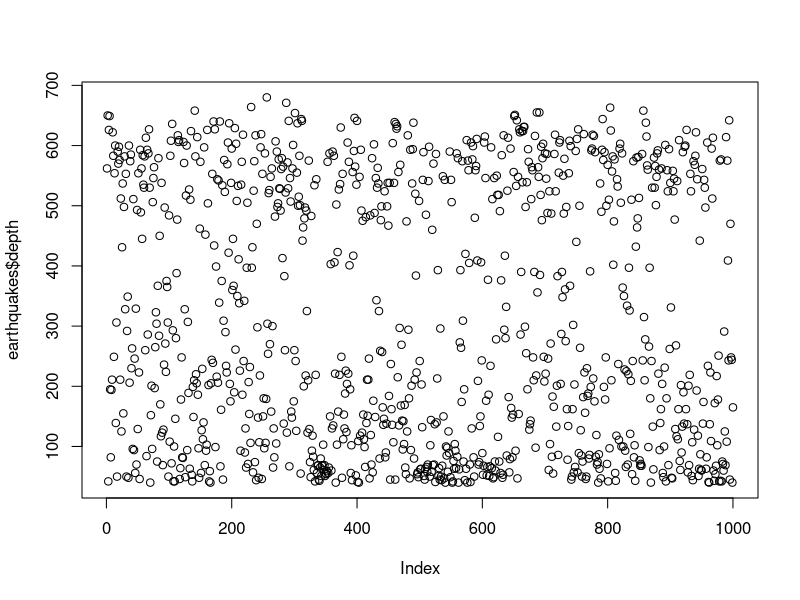
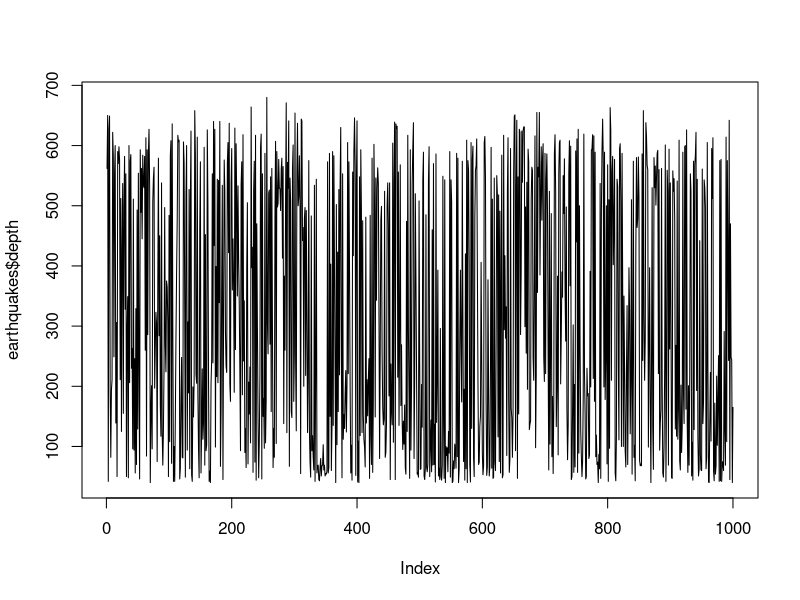
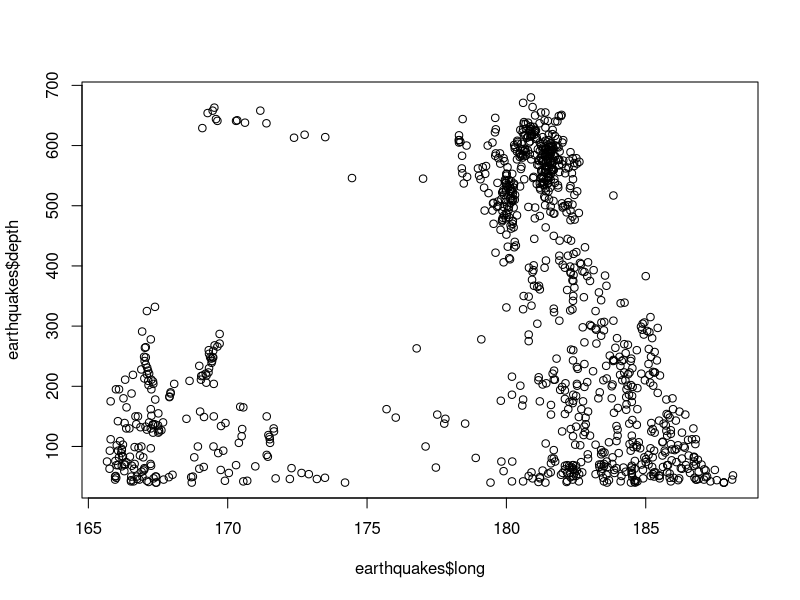
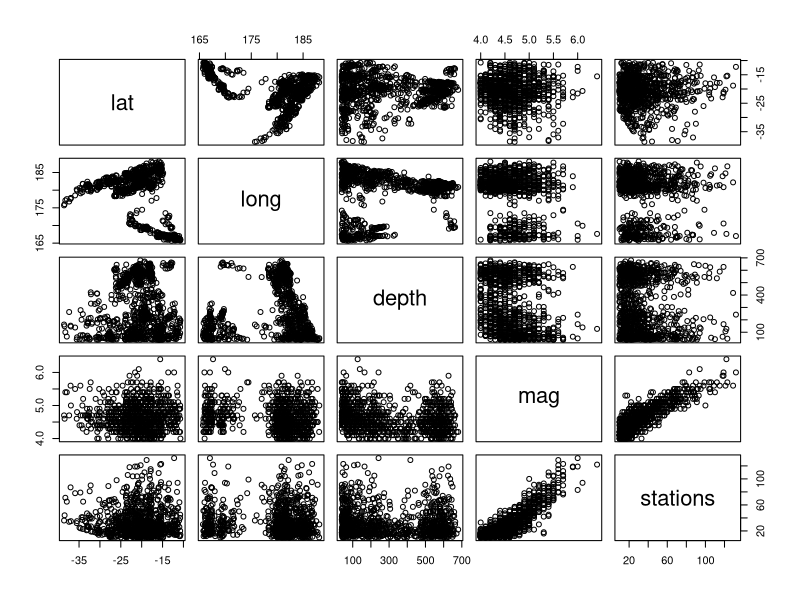
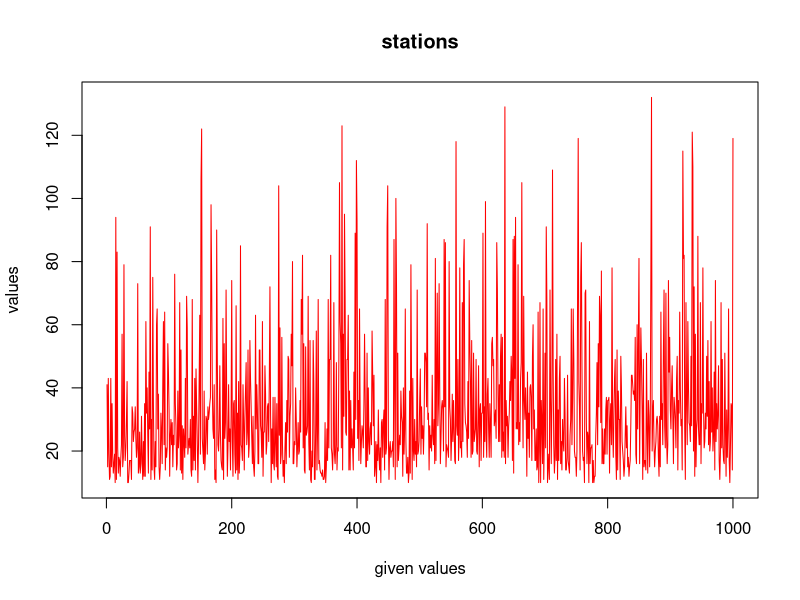
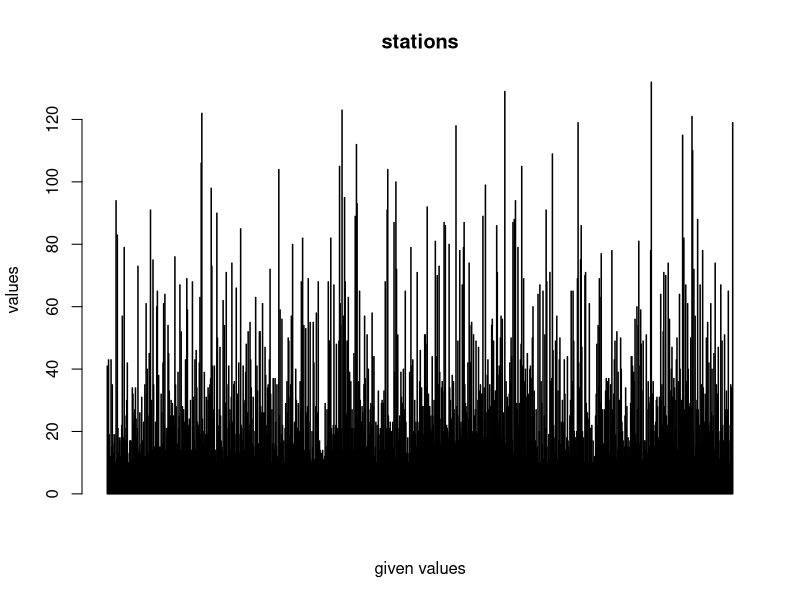
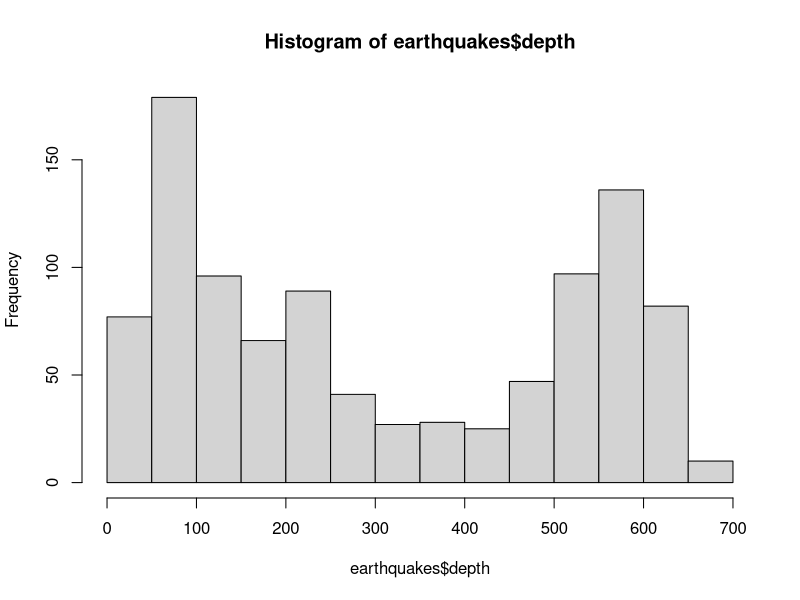
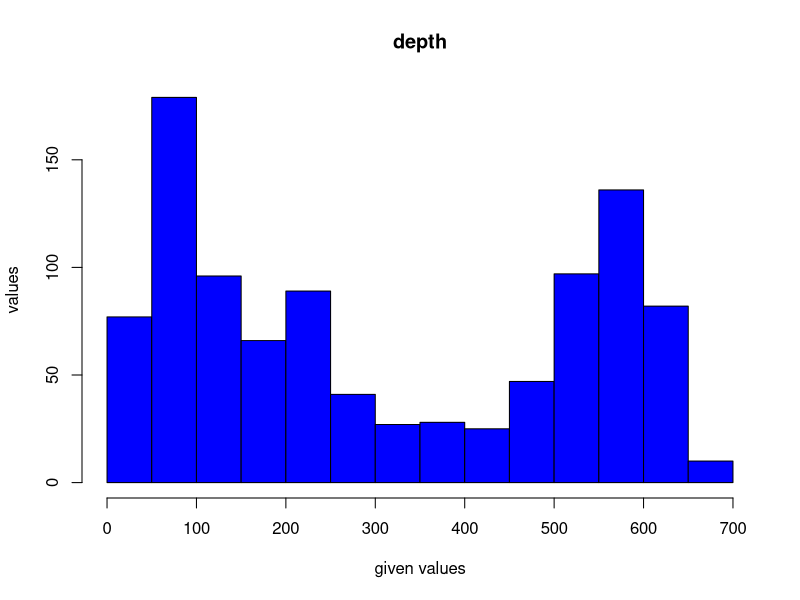

These figures' R source, in order:
earthquakes<- datasets::quakes

head(earthquakes,10)
tail(earthquakes,10)

earthquakes[,c(1,2)]
df<-earthquakes[,-4]

summary(earthquakes)
summary(earthquakes$depth)
summary(earthquakes[,3])

plot(earthquakes$depth)
plot(earthquakes$depth, type = 'l')
plot(earthquakes$long, earthquakes$depth, type = 'p')
plot(earthquakes)
plot(earthquakes$stations, main= 'stations', xlab = 'given values', ylab = 'values', type = 'l', col='red')

barplot(earthquakes$stations, main = 'stations', xlab= 'given values', ylab = 'values', col = 'blue')

hist(earthquakes$depth)
hist(earthquakes$depth, main= 'depth', xlab = 'given values',ylab = 'values', col = 'blue')

boxplot(earthquakes$depth, main= 'depth')
boxplot(earthquakes$depth,earthquakes$long)
boxplot(earthquakes[,1:4])

par(mfrow=c(3,3),mar=c(2,5,2,1),las=0,bty='o')
plot(earthquakes$depth)
plot(earthquakes$depth, type = 'l')
plot(earthquakes$long, earthquakes$depth, type = 'p')
barplot(earthquakes$stations, main = 'stations', xlab= 'given values', ylab = 'values', col = 'blue')
plot(earthquakes$stations, main= 'stations', xlab = 'given values', ylab = 'values', type = 'l', col='red')
hist(earthquakes$depth)
hist(earthquakes$depth, main= 'depth', xlab = 'given values',ylab = 'values', col = 'blue')
boxplot(earthquakes$depth, main= 'depth', col='red')
boxplot(earthquakes[,1:4], col='yellow')
